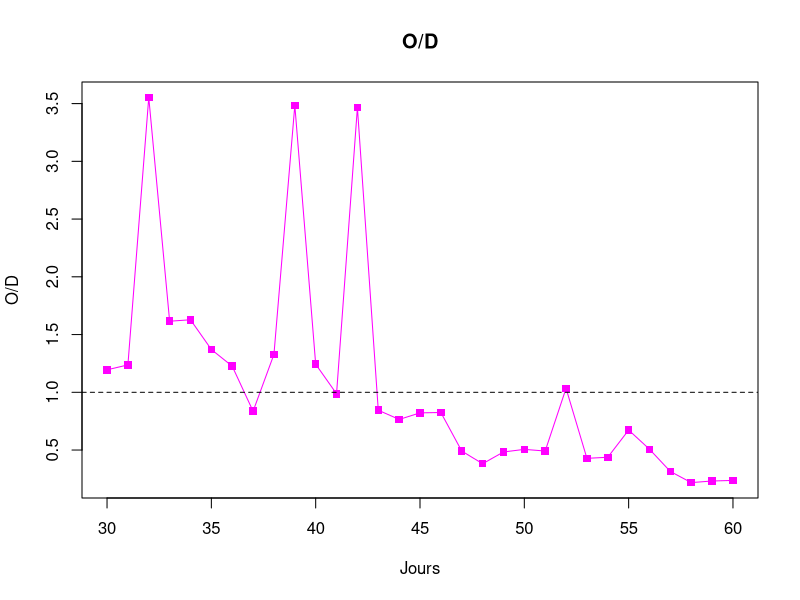
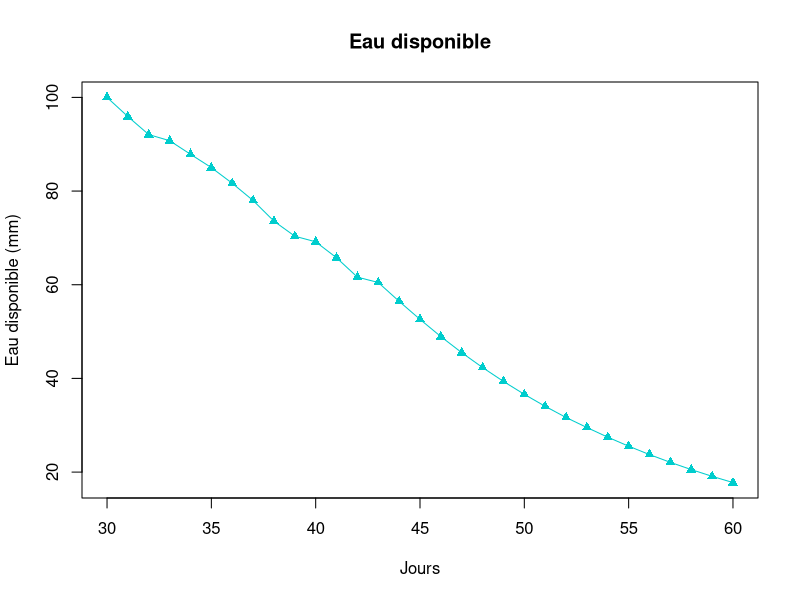
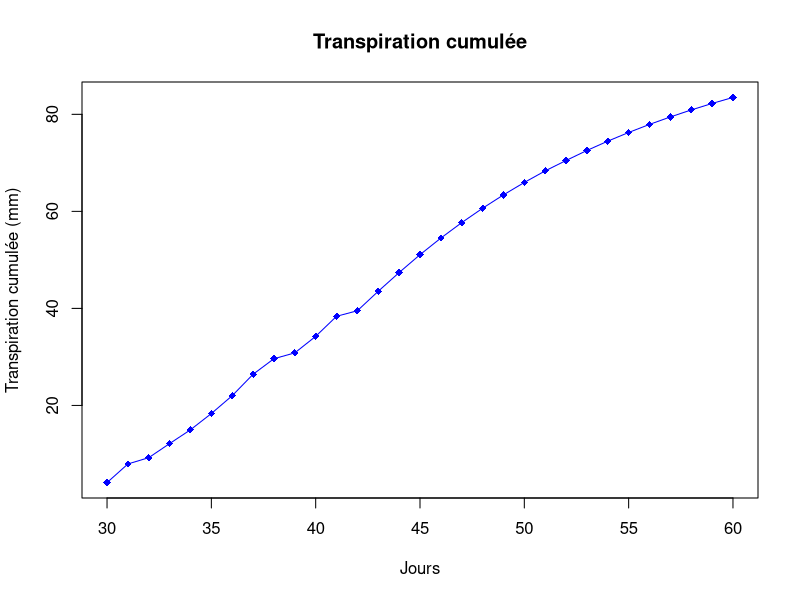
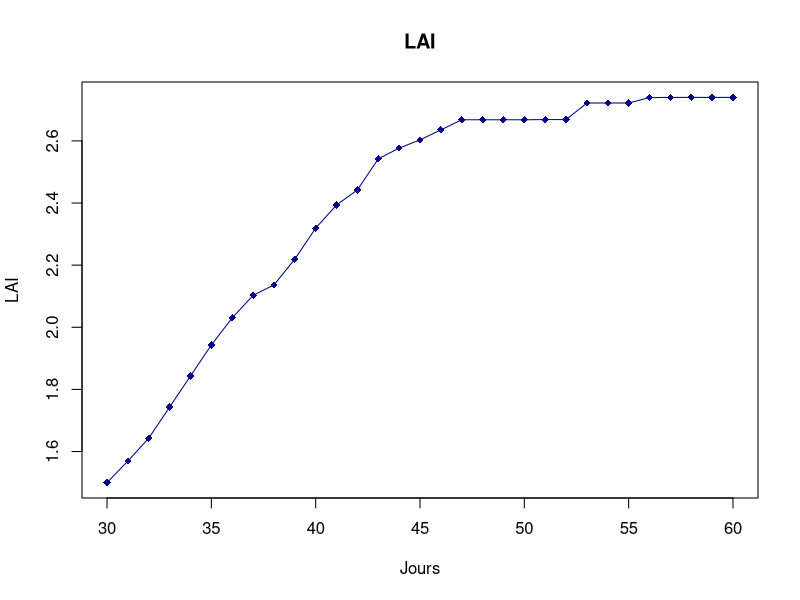
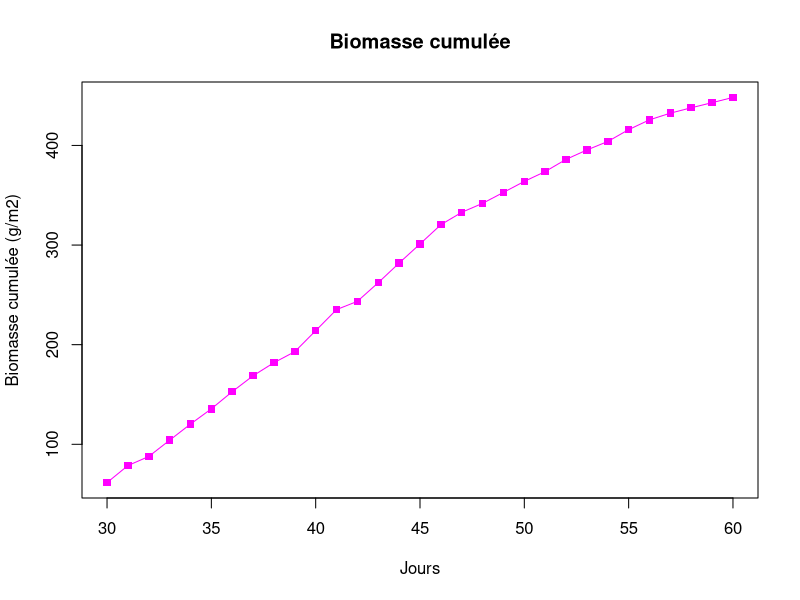
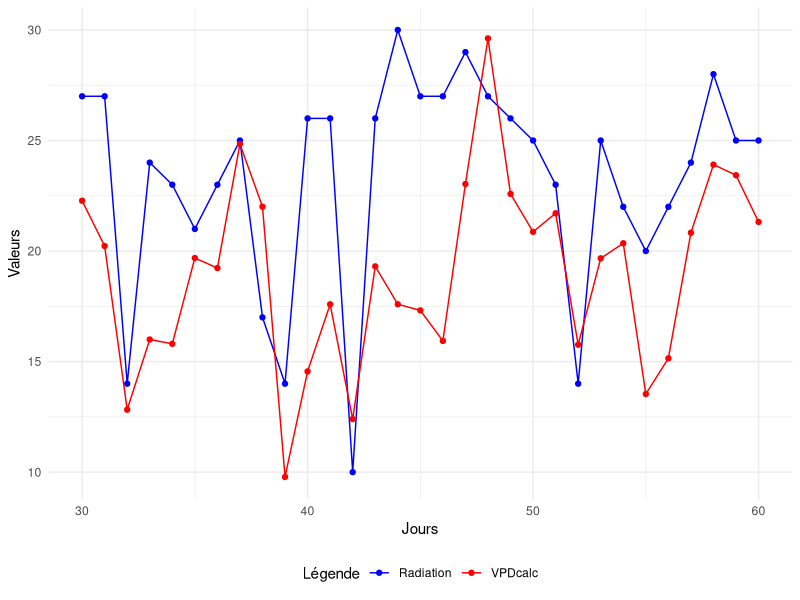

The R script that drew these images, in order:
# LBRAI2219 - Modélisation des systèmes biologiques (2025)
#Code pour le modèle APSIM fait par Alice Falzon et Maxime Cornez 
###############################################################################
# Chargement des packages
###############################################################################
library(readxl)
library(dplyr)
library(tidyr)
library(ggplot2)

###############################################################################
# Chargement des paramètres
###############################################################################

# Paramètres de la culture ----------------------------------------------------

culture_params <- list(
  RUE               = 1.25,  # Radiation Use Efficiency [g/MJ]
  TEc               = 9,     # Coefficient d'efficience de la transpiration
  VPR               = 20,    # Vitesse production de racines [mm/jour]
  CroissPotLAI      = 0.1,   # Croissance potentielle du LAI 
  k                 = 0.45,  # Coefficient d'extinction de la lumière
  LAI_initial       = 1.5,   
  Biomasse_initiale = 45     
)

# Paramètres du sol (3 horizons, épaisseur, etc.) ------------------------------

soil_params <- data.frame(
  Horizon     = c(1, 2, 3),
  Epaisseur   = c(300, 300, 300), # mm
  li          = c(50,  50,  50),  # Limite inférieure d'eau
  ls          = c(100, 100, 100), # Limite supérieure d'eau
  #es          = c(100, 100, 100), # Eau disponible dans sol (= sw)
  es_h        = c(40, 30, 30), # Eau disponible dans sol par horizon ; es_h1+es_h2+es_h3 = es
  kl          = c(0.07, 0.07, 0.07) # Taux d'extraction [mm/jour]
)



# Expansion foliaire (table O/D - CEF)------------------------------------------

expansion_foliaire <- data.frame(
  OD  = c(0.5, 1.5, 4),
  CEF = c(0,   1,   1)
)


# Paramètres météo (ex. VPD Frac)-----------------------------------------------

meteo_params <- list(
  VPD_Frac = 1.0  
)


# Vérification------------------------------------------------------------------

# Affiche la liste des paramètres de la culture
culture_params

# Affiche le data frame du sol
soil_params

# Affiche la table d’expansion foliaire
expansion_foliaire

###############################################################################
# Facteurs externes 
###############################################################################

facteur_externe <- data.frame(
  # Jours (30 à 60)
  Jours = c(
    30, 31, 32, 33, 34, 35, 
    36, 37, 38, 39, 40, 41, 
    42, 43, 44, 45, 46, 47, 
    48, 49, 50, 51, 52, 53, 
    54, 55, 56, 57, 58, 59, 60
  ),
  
  # Radiation (MJ/m2)
  Radiation = c(
    27, 27, 14, 24, 23, 21, 
    23, 25, 17, 14, 26, 26, 
    10, 26, 30, 27, 27, 29, 
    27, 26, 25, 23, 14, 25, 
    22, 20, 22, 24, 28, 25, 25
  ),
  
  # Tmax (°C)
  Tmax = c(
    32.3, 31.0, 26.6, 26.0, 26.6, 29.5, 
    30.8, 32.5, 32.3, 25.2, 27.8, 28.2, 
    27.3, 28.6, 28.6, 28.3, 27.6, 31.0, 
    35.0, 34.3, 31.2, 32.7, 29.9, 30.8, 
    31.2, 28.4, 27.7, 31.4, 33.0, 33.2, 32.7
  ),
  
  # Tmin (°C)
  Tmin = c(
    16.4, 15.8, 15.6, 10.0, 11.7, 13.0, 
    16.5, 13.8, 16.7, 16.7, 15.8, 12.8, 
    17.3, 11.3, 13.7, 13.4, 13.7, 12.2, 
    14.7, 20.4, 15.5, 17.9, 18.4, 16.0, 
    16.1, 18.0, 14.9, 16.0, 16.2, 17.2, 18.3
  ),
  
  # VPDobs (hPa)
  VPDobs = c(
    19, 17, 16, 14, 12, 15, 
    18, 19, 23, 21, 15, 14, 
    20, 16, 17, 17, 15, 15, 
    16, 17, 18, 21, 22, 17, 
    18, 20, 18, 19, 19, 20, 21
  )
)


# Affiche la liste pour vérifier
print(facteur_externe)

# Fonction pour calculer saturated vapour pressure
svp <- function(T) { # satured vapour pressure [kPa]
  6.1078 * exp(17.269 * T / (237.3 + T)) * 0.10
}

# Application à Tmax
facteur_externe$svpTmax <- svp(facteur_externe$Tmax) # pression saturante à Tmax

# Application à Tmin
facteur_externe$svpTmin <- svp(facteur_externe$Tmin) # pression saturante à Tmin

# Choisir la valeur de VPDfrac (par défaut on prend 0.75)
VPDfrac <- 0.75

# Fonction pour calculer VPDcalc
calc_VPDcalc <- function(svpTmax, svpTmin, VPDfrac) {
  VPDfrac * (svpTmax - svpTmin)*10
}

# Ajout de la colonne VPDcalc
facteur_externe$VPDcalc <- calc_VPDcalc(
  svpTmax  = facteur_externe$svpTmax,
  svpTmin  = facteur_externe$svpTmin,
  VPDfrac  = VPDfrac
)


###############################################################################
# Modèle
###############################################################################

simulate <- function(facteur_externe, soil_params, culture_params, expansion_foliaire) {
  n_days <- nrow(facteur_externe)
  
  # Vecteurs pour l'eau disponible par horizon
  ES1 <- numeric(n_days)
  ES2 <- numeric(n_days)
  ES3 <- numeric(n_days)
  
  # Initialisation des réserves d'eau pour chaque horizon
  ES1[1] <- soil_params$es_h[1]
  ES2[1] <- soil_params$es_h[2]
  ES3[1] <- soil_params$es_h[3]
  
  # Initialisation de la LAI dynamique
  LAI_dyn <- numeric(n_days)
  LAI_dyn[1] <- culture_params$LAI_initial
  
  # Préparation d'un data frame pour stocker les résultats totaux
  results <- data.frame(
    Jour = facteur_externe$Jours,
    Tot_ES = numeric(n_days),
    Pot_Supply = numeric(n_days),
    Pot_Demand = numeric(n_days),
    Transpiration = numeric(n_days),
    LAI = numeric(n_days)
  )
  results$LAI[1] <- LAI_dyn[1]
  
  # Fonction pour calculer l'effet d'expansion foliaire
  leaf_exp_effect <- function(sdratio, expansion_foliaire) {
    # Si le ratio est en-deçà du premier seuil, on renvoie la première valeur,
    # si au-dessus du dernier, on renvoie la dernière,
    # sinon on effectue une interpolation linéaire.
    if(sdratio <= expansion_foliaire$OD[1]) {
      return(expansion_foliaire$CEF[1])
    } else if (sdratio >= tail(expansion_foliaire$OD,1)) {
      return(tail(expansion_foliaire$CEF,1))
    } else {
      for(j in 1:(nrow(expansion_foliaire)-1)){
        if(sdratio >= expansion_foliaire$OD[j] && sdratio < expansion_foliaire$OD[j+1]){
          return(expansion_foliaire$CEF[j] + 
                   (sdratio - expansion_foliaire$OD[j]) * 
                   (expansion_foliaire$CEF[j+1] - expansion_foliaire$CEF[j]) / 
                   (expansion_foliaire$OD[j+1] - expansion_foliaire$OD[j]))
        }
      }
    }
  }
  
  # Boucle de simulation pour chaque jour
  for (i in 1:n_days) {
    DAS <- facteur_externe$Jours[i]
    # La profondeur racinaire effective est limitée par la somme des épaisseurs
    profondeur_totale <- sum(soil_params$Epaisseur)
    rdepth <- min(DAS * culture_params$VPR, profondeur_totale)
    
    # Calcul des offres potentielles pour chaque horizon
    of1 <- ifelse(rdepth >= soil_params$Epaisseur[1], 1, rdepth / soil_params$Epaisseur[1]) * ES1[i] * soil_params$kl[1]
    of2 <- ifelse(rdepth <= soil_params$Epaisseur[1], 0,
                  ifelse(rdepth > soil_params$Epaisseur[1] + soil_params$Epaisseur[2],
                         1, (rdepth - soil_params$Epaisseur[1]) / soil_params$Epaisseur[2])) * ES2[i] * soil_params$kl[2]
    of3 <- ifelse(rdepth <= (soil_params$Epaisseur[1] + soil_params$Epaisseur[2]), 0, 
                  (rdepth - soil_params$Epaisseur[1] - soil_params$Epaisseur[2]) / soil_params$Epaisseur[3]) * ES3[i] * soil_params$kl[3]
    
    Pot_Supply <- of1 + of2 + of3
    
    # Calcul de l'effet lumineux : LI = 1 - exp(-k * LAI_dyn)
    li <- 1 - exp(-culture_params$k * LAI_dyn[i])
    
    # Calcul de la demande potentielle
    rad <- facteur_externe$Radiation[i]
    VPDcalc <- facteur_externe$VPDcalc[i]
    Pot_Demand <- rad * li * culture_params$RUE * (VPDcalc / 10) / culture_params$TEc
    
    # Transpiration journalière
    transpiration <- min(Pot_Supply, Pot_Demand)
    
    # Stockage des résultats du jour
    results$Tot_ES[i] <- ES1[i] + ES2[i] + ES3[i]
    results$Pot_Supply[i] <- Pot_Supply
    results$Pot_Demand[i] <- Pot_Demand
    results$Transpiration[i] <- transpiration
    results$LAI[i] <- LAI_dyn[i]
    
    # Calcul du ratio offre/demande (si demande > 0)
    sdratio <- if (Pot_Demand > 0) Pot_Supply / Pot_Demand else 0
    # Calcul de l'effet d'expansion foliaire
    leaf_effect <- leaf_exp_effect(sdratio, expansion_foliaire)
    # delta LAI = leaf_effect * CroissPotLAI
    delta_LAI <- leaf_effect * culture_params$CroissPotLAI
    
    # Mise à jour de LAI pour le jour suivant
    if(i < n_days) {
      LAI_dyn[i + 1] <- LAI_dyn[i] + delta_LAI
    }
    
    # Mise à jour des réserves d'eau pour le jour suivant
    if (i < n_days) {
      if(Pot_Supply > 0) {
        ES1[i + 1] <- ES1[i] - (of1 / Pot_Supply) * transpiration
        ES2[i + 1] <- ES2[i] - (of2 / Pot_Supply) * transpiration
        ES3[i + 1] <- ES3[i] - (of3 / Pot_Supply) * transpiration
      } else {
        ES1[i + 1] <- ES1[i]
        ES2[i + 1] <- ES2[i]
        ES3[i + 1] <- ES3[i]
      }
    }
  }
  
  return(results)
}

# Appel de la fonction simulate
resultats <- simulate(facteur_externe, soil_params, culture_params, expansion_foliaire)
print(resultats)

resultats$I <- 1-exp(-culture_params$k*resultats$LAI)

# Calcul de la biomasse 
resultats$Biomasse_1 <- (resultats$Pot_Supply * culture_params$TEc)/ (facteur_externe$VPDcalc/10)

resultats$Biomasse_2 <- facteur_externe$Radiation * culture_params$RUE * resultats$I

resultats$O_D <- ifelse(resultats$Pot_Demand == 0, 0,
                        resultats$Pot_Supply / resultats$Pot_Demand)

resultats$Biomasse_reelle <- ifelse(
  test = resultats$O_D > 1,
  yes  = resultats$Biomasse_2,  # BioRadn
  no   = resultats$Biomasse_1   # BioEau
)

resultats$Biomasse_cumulee <- culture_params$Biomasse_initiale + cumsum(resultats$Biomasse_reelle)

###############################################################################
# Graphiques 
###############################################################################

plot(resultats$Jour, resultats$O_D, 
     type = "o", pch = 15, col = "magenta",
     xlab = "Jours", ylab = "O/D",
     main = "O/D")
abline(h = 1, lty = 2) 

plot(resultats$Jour, resultats$Tot_ES,
     type = "o", pch = 17, col = "cyan3",
     xlab = "Jours", ylab = "Eau disponible (mm)",
     main = "Eau disponible")

transpi_cum <- cumsum(resultats$Transpiration)

plot(resultats$Jour, transpi_cum,
     type = "o", pch = 18, col = "blue",
     xlab = "Jours", ylab = "Transpiration cumulée (mm)",
     main = "Transpiration cumulée")

plot(resultats$Jour, resultats$LAI,
     type = "o", pch = 18, col = "blue4",
     xlab = "Jours", ylab = "LAI",
     main = "LAI")

plot(resultats$Jour, resultats$Biomasse_cumulee,
     type = "o", pch = 15, col = "magenta",
     xlab = "Jours", ylab = "Biomasse cumulée (g/m2)",
     main = "Biomasse cumulée")


ggplot() +
  # Radiation
  geom_line(data = data.frame(Jour = resultats$Jour, Radiation = facteur_externe$Radiation),
            aes(x = Jour, y = Radiation, color = "Radiation")) +
  geom_point(data = data.frame(Jour = resultats$Jour, Radiation = facteur_externe$Radiation),
             aes(x = Jour, y = Radiation, color = "Radiation")) +
  # VPDcalc
  geom_line(data = data.frame(Jour = resultats$Jour, VPDcalc = facteur_externe$VPDcalc),
            aes(x = Jour, y = VPDcalc, color = "VPDcalc")) +
  geom_point(data = data.frame(Jour = resultats$Jour, VPDcalc = facteur_externe$VPDcalc),
             aes(x = Jour, y = VPDcalc, color = "VPDcalc")) +
  # Légende 
  scale_color_manual(name = "Légende",
                     values = c("Radiation" = "blue", "VPDcalc" = "red")) +
  labs(x = "Jours", y = "Valeurs") +
  theme_minimal() +
  theme(legend.position = "bottom")
